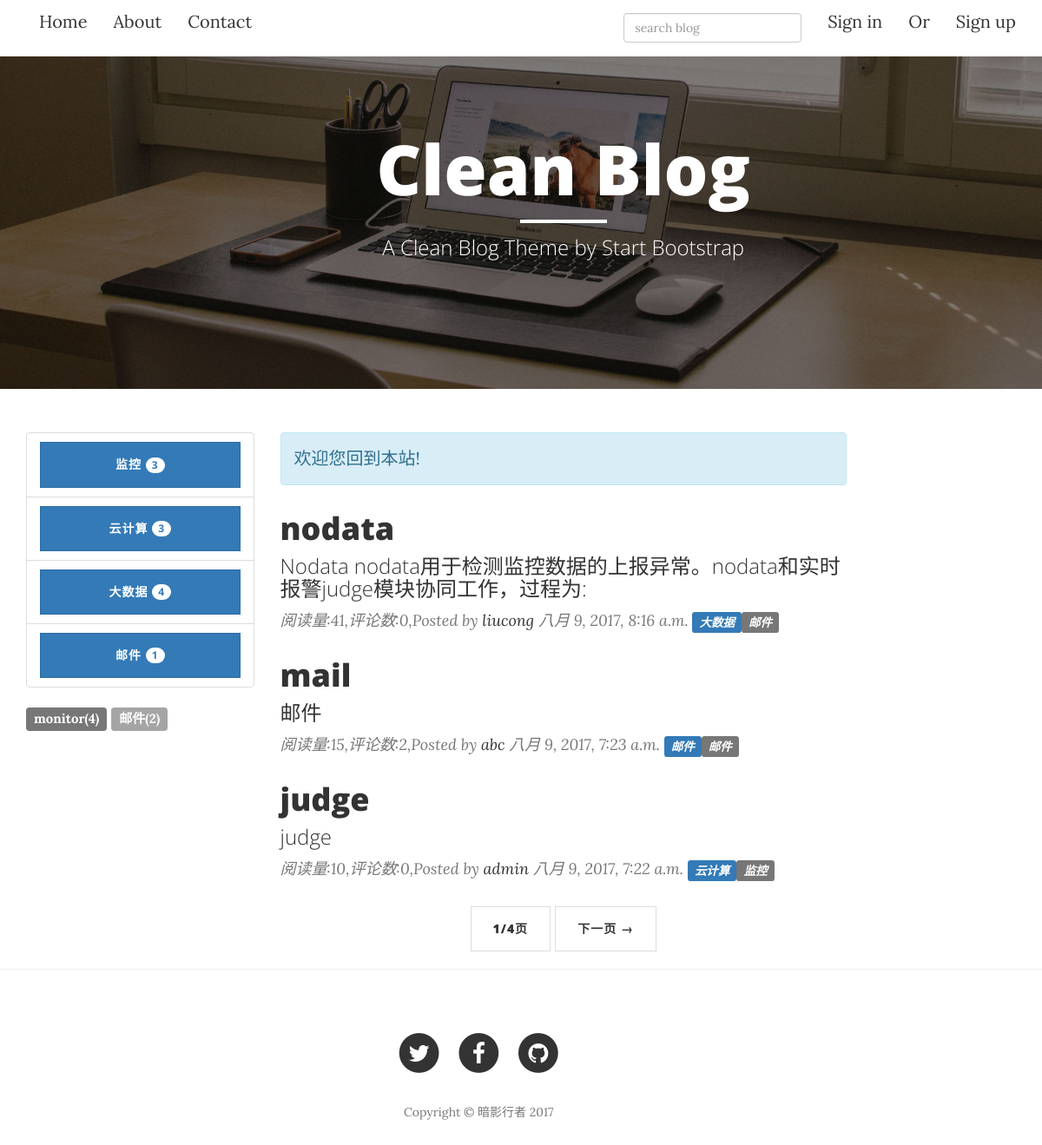
/, run on an earlier commit of the app's database.
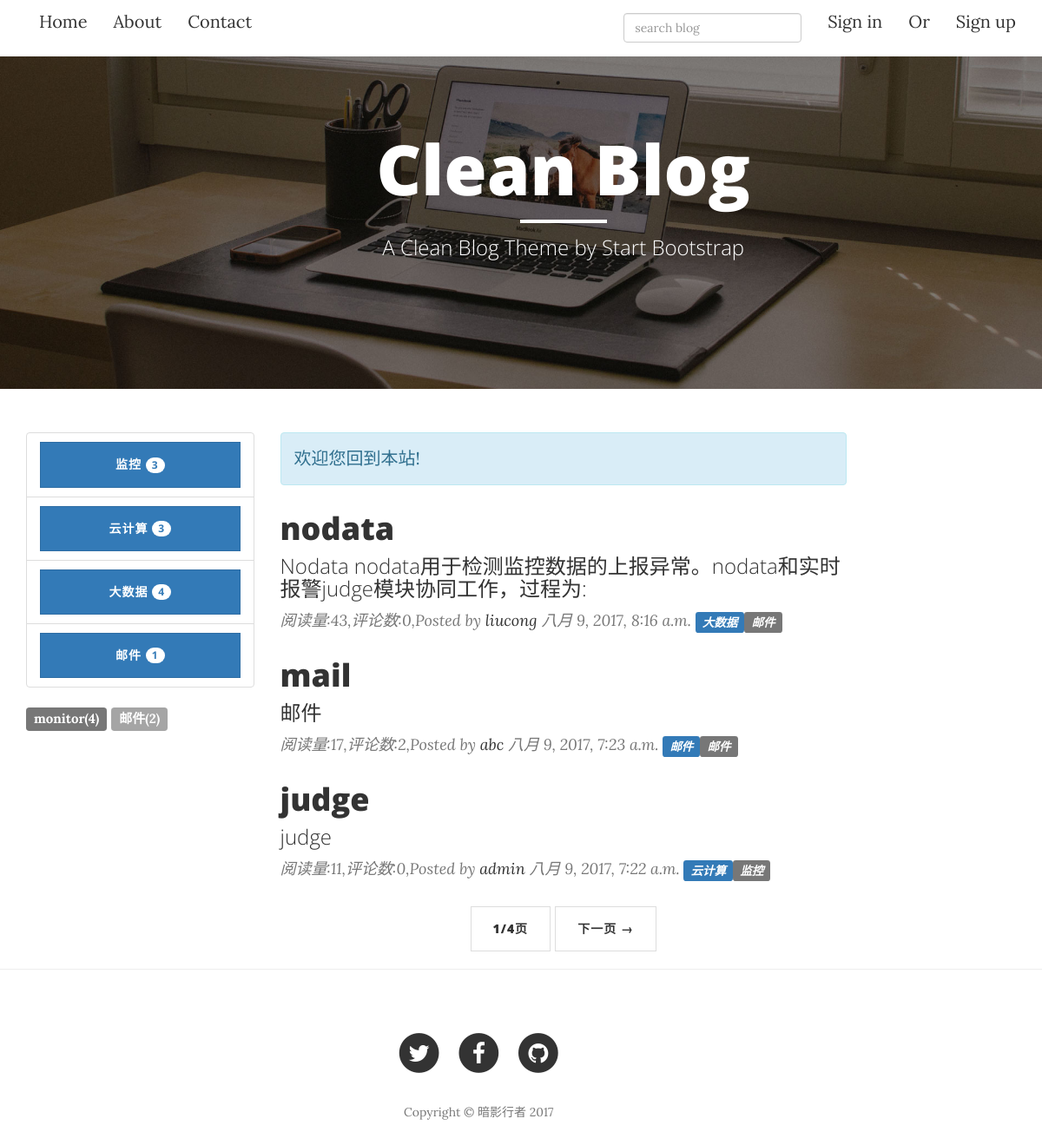
And on a later commit of the database.
### blog/models.py (models this page shows, shortened)
class Category(models.Model):
    name = models.CharField(max_length=255)
    def __unicode__(self):
        return self.name

class Tag(models.Model):
    name = models.CharField(max_length=255)
    def __unicode__(self):
        return self.name

class Article(models.Model):
    title = models.CharField(max_length=255)
    abstract = models.CharField(max_length=255,blank=True)
    content = models.TextField()
    create_time = models.DateTimeField(auto_now_add=True)
    modify_time = models.DateTimeField(auto_now_add=True)
    author = models.ForeignKey(Author,on_delete=models.CASCADE)
    tags = models.ManyToManyField(Tag,blank=True)
    category = models.ForeignKey(Category,on_delete=models.CASCADE)
    read_count = models.PositiveIntegerField(default=0)
    def get_absolute_url(self):
        return reverse("blog:detail",kwargs={'pk':self.pk})

class Author(models.Model):
    name  = models.CharField(max_length=255)
    password = models.CharField(max_length=255)
    email = models.EmailField()

### blog/views.py (the view)
# urls.py: url(r'^$', views.index,name="index"),
def index(request):
    article_list = Article.objects.all().order_by('-create_time')
    paginator = Paginator(article_list,3)
    page = request.GET.get('page')
    try:
        pager = paginator.page(page)
    except PageNotAnInteger:
        pager = paginator.page(1)
    return render(request,'blog/index.html',context={'pager':pager})

### blog/templatetags/tags.py (called while the page is built)
@register.simple_tag
def get_categories():
    return Category.objects.all()

@register.simple_tag
def get_tags():
    return Tag.objects.annotate(num_articles=Count('article')).filter(num_articles__gt=0)

### blog/templates/blog/index.html (shortened to what this page needs)
{% extends 'blog/base.html' %}
{% load tags %}
{% block header %}
    <header class="intro-header bg-img">
        <div class="container">
            <div class="row">
                <div class="col-lg-7 col-lg-offset-3 col-md-9 col-md-offset-1">
                    <div class="site-heading">
                        <h1>Clean Blog</h1>
                        <hr class="small">
                        <span class="subheading">A Clean Blog Theme by Start Bootstrap</span>
                    </div>
                </div>
            </div>
        </div>
    </header>
{% endblock header %}
{% block main %}
    <div class="col-lg-7 col-md-9">
        <div class="alert alert-info" role="alert">
            欢迎您回到本站!
        </div>
    {% for article in pager.object_list %}
        <div class="post-preview">
            <a href="{{ article.get_absolute_url }}">
                <h2 class="post-title">
                    {{ article.title }}
                </h2>
                <h3 class="post-subtitle">
                    {{ article.abstract }}
                </h3>
            </a>
            <p class="post-meta">阅读量:{{ article.read_count }},评论数:{{ article.comment_set.count }},Posted by <a href="#">{{ article.author.name }}</a> {{ article.create_time }} <a href="{% url 'blog:category' article.category.pk %}"><span class="label label-primary">{{ article.category }}</span></a>{% for tag in article.tags.all %}<a href="{% url 'blog:tag' tag.pk %}"><span class="label label-default">{{ tag.name }}</span></a>{% endfor %}</p>
        </div>
    {% empty %}
        <div class="post-preview">
            暂时还没有发布的文章!
        </div>
        {% endfor %}
        <ul class="pager">
            <li>
                <a href="#">{{ pager.number }}/{{ pager.paginator.num_pages }}页</a>
            </li>
            {% if pager.has_next %}
            <li>
                <a href="?page={{ pager.next_page_number }}">下一页 &rarr;</a>
            </li>
            {% endif %}
        </ul>
     </div>
{% endblock main %}

### blog/templates/blog/base.html (shortened to what this page needs)
{% load staticfiles %}
{% load tags %}
<!DOCTYPE html>
<html lang="en">
<head>
    <link href="{% static 'blog/vendor/bootstrap/css/bootstrap.min.css' %}" rel="stylesheet">
    <link href="{% static 'blog/css/clean-blog.min.css' %}" rel="stylesheet">
    <link href="{% static 'blog/vendor/font-awesome/css/font-awesome.min.css' %}" rel="stylesheet" type="text/css">
    <link href="{% static 'blog/css/django-blog.css' %}" rel="stylesheet">
    <link href="{% static 'blog/css/code.css' %}" rel="stylesheet">
</head>
<body>
    <nav class="navbar-collapse collapse navbar navbar-fixed-top" style="background-color:#FFFFFF;"role="navigation">
        <div class="container-fluid">
            <div class="collapse navbar-collapse" id="bs-example-navbar-collapse-1">
                <ul class="nav navbar-nav navbar-left">
                    <li>
                        <a href="{% url 'blog:index'%}">Home</a>
                    </li>
                    <li>
                        <a href="{% url 'blog:about' %}">About</a> </li>
                    <li>
                        <a href="{% url 'blog:contact'%}">Contact</a>
                    </li>
                </ul>
                <ul class="nav navbar-nav navbar-right">
                    <li>
                        <a href="#">
                        <form action="{%url 'haystack_search' %}" method="get">
                            <input type="search" name="q" placeholder="search blog" class="form-control header-search-input js-site-search-focus" />
                        </form>
                        </a>
                    </li>
                    {% if not user.is_authenticated %}
                    <li>
                        <a href="/users/login/?next={{ request.path }}">Sign in</a>
                    </li>
                    <li>
                        <a href="#">Or</a>
                    </li>
                    <li>
                        <a href="/users/register/?next={% url 'login' %}">Sign up</a>
                    </li>
                    {% else %}
                    <li>
                        <a href="/users/logout/?next=/">logout</a>
                    </li>
                    {% endif %}
                </ul>
                </div>
        </div>
    </nav>
    {% block header %}
    {% endblock %}
    <div class="container">
        <div class="row">
            <div class="col-lg-3 col-md-3">
                {% get_categories as categories %}
                <div class="list-group">
                {% for category in categories %}
                <a href="{% url 'blog:category' category.pk %}" class="list-group-item">
                    <button class="btn btn-primary" style="width:100%">
                        {{ category }}
                        <span class="badge">
                        {{ category.article_set.count}}
                        </span>
                    </button>
                </a>
                {% empty %}
                暂无分类
                {% endfor %}
                </div>
                {% get_tags as tags %}
                <div class="list-group" id="tagscloud">
                {% for tag in tags %}
                <a href="{% url 'blog:tag' tag.pk %}">
                    <span class="label label-default">{{ tag }}({{ tag.num_articles }})</span>
                </a>
                {% empty %}
                暂无标签
                {% endfor %}
                </div>
            </div>
            {% block main %}
            {% endblock %}
        </div>
    </div>
    <hr>
    <footer>
        <div class="container">
            <div class="row">
                <div class="col-lg-7 col-lg-offset-2 col-md-9 col-md-offset-1">
                    <ul class="list-inline text-center">
                        <li>
                            <a href="#">
                                <span class="fa-stack fa-lg">
                                    <i class="fa fa-circle fa-stack-2x"></i>
                                    <i class="fa fa-twitter fa-stack-1x fa-inverse"></i>
                                </span>
                            </a>
                        </li>
                        <li>
                            <a href="#">
                                <span class="fa-stack fa-lg">
                                    <i class="fa fa-circle fa-stack-2x"></i>
                                    <i class="fa fa-facebook fa-stack-1x fa-inverse"></i>
                                </span>
                            </a>
                        </li>
                        <li>
                            <a href="#">
                                <span class="fa-stack fa-lg">
                                    <i class="fa fa-circle fa-stack-2x"></i>
                                    <i class="fa fa-github fa-stack-1x fa-inverse"></i>
                                </span>
                            </a>
                        </li>
                    </ul>
                    <p class="copyright text-muted">Copyright &copy; 暗影行者 2017</p>
                </div>
            </div>
        </div>
    </footer>
</body>
</html>

### blog/static/blog/css/django-blog.css (style rules this page uses)
.bg-img { background-image: url('../img/home-bg.jpg') }

What changed in the data, as far as the page shows it:
changed Article "nodata": read_count "41" → "43"
changed Article "mail": read_count "15" → "17"
changed Article "judge": read_count "10" → "11"
